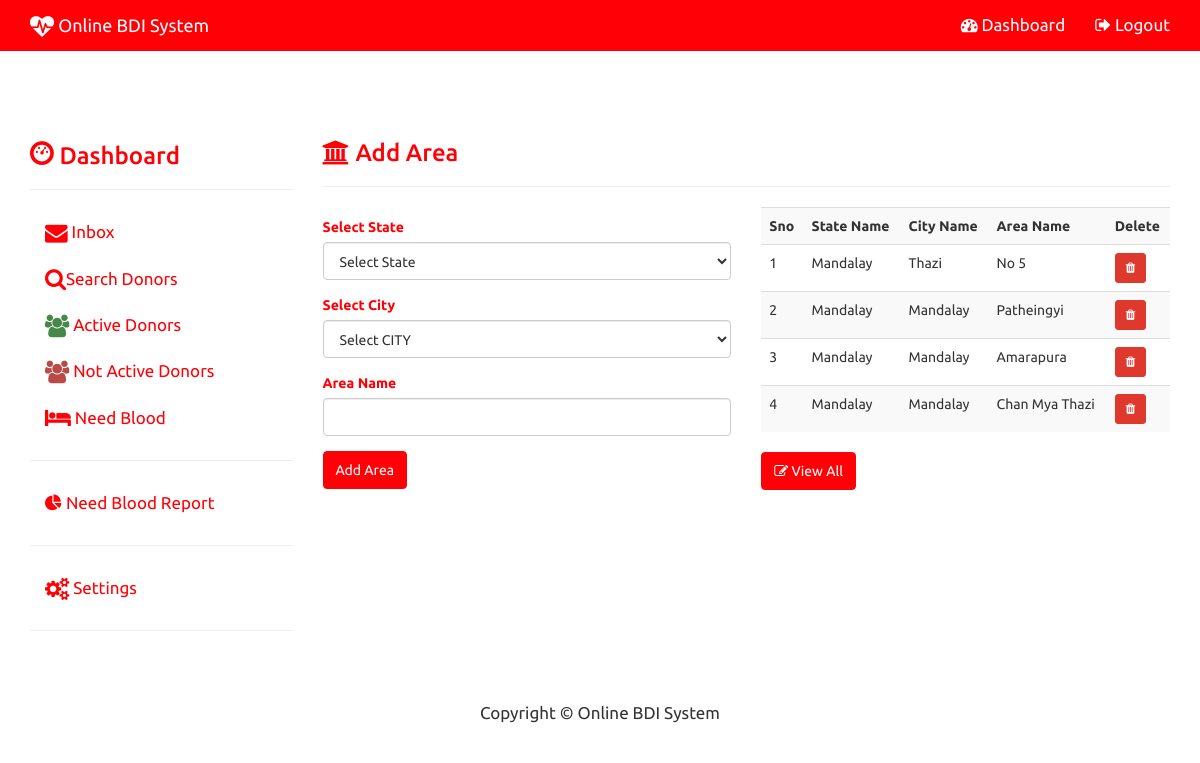
Screenshot of /admin_area.php (signed in) with the database file from the repository.
### tables this page shows
CREATE TABLE `area` (
  `AREA_ID` int(11) NOT NULL,
  `CITY_ID` int(11) NOT NULL,
  `STATE_ID` int(11) NOT NULL,
  `AREA_NAME` varchar(150) NOT NULL
);

CREATE TABLE `state` (
  `STATE_ID` int(11) NOT NULL,
  `STATE_NAME` varchar(150) NOT NULL,
  `COUNTRY_ID` int(11) NOT NULL
);

CREATE TABLE `city` (
  `CITY_ID` int(11) NOT NULL,
  `STATE_ID` int(11) NOT NULL,
  `CITY_NAME` varchar(150) NOT NULL
);

### admin_area.php (the view, shortened to what this page needs)
<?php
include("config.php");
?>
<!DOCTYPE html>
<html lang="en">
	<head>
			<?php include("admin_head.php");?>
	</head>
	<body>
<?php include("admin_topnav.php"); ?>
<div class="container"  style='margin-top:70px' >
	<div class="row">
		<div class="col-sm-3">
			<?php include("admin_side_nav.php");?>
		</div>
		<div class="col-sm-9" >
			<h3 class='text-primary'><i class="fa fa-bank"></i> Add Area </h3><hr>
			<div class="row">
				<div class="col-md-6">
					<form role="form" action="admin_area.php" method="post">
					<div class="form-group text-primary">
							<label for="STATE">Select State</label>
							<select name="statename" id="STATE" required class="form-control">
								<option value="">Select State</option>
							</select>
						</div>
						<div class="form-group text-primary">
						  <label for="city">Select City</label>
						  <select name="CITY" id="CITY" required class="form-control">
								<option value="">Select CITY</option>
							</select>
                          </div>
						  <div class="form-group text-primary">
							<label for="area">Area Name</label>
							<input id="area" required type="text" class="form-control" name="areaname">
						</div>
						<div class="form-group">
							<input type="submit" class="btn btn-primary" name='area_submit' value="Add Area">
						</div>
					</form>
				</div>
				<div class="col-md-6">
					<?php
						$sql="
Select state.STATE_NAME, city.CITY_NAME, area.AREA_NAME, area.AREA_ID
From area Inner Join
state On area.STATE_ID = state.STATE_ID Inner Join
city On area.CITY_ID = city.CITY_ID
ORDER BY AREA_ID desc LIMIT 0,5";
						$result=$con->query($sql);
						if($result->num_rows>0)
						{
								echo "<table class='table table-striped' >";
									echo "<tr>
											<th>Sno</th>
											<th>State Name</th>
											<th>City Name</th>
											<th>Area Name</th>
											<th>Delete</th>
										</tr>";
										$i=0;
										while($row=$result->fetch_assoc())
										{
											$i++;
											echo"<tr>";
												echo "<td>$i</td>";
												echo "<td>".$row["STATE_NAME"]."</td>";
												echo "<td>".$row["CITY_NAME"]."</td>";
												echo "<td>".$row["AREA_NAME"]."</td>";
												echo "<td><a href='admin_del_area.php?id=".$row["AREA_ID"]."' class='btn btn-danger btn-sm'><i class='fa fa-trash'></i></a></td>";
											echo"</tr>";
										}
								echo "</table>";
						}
					?>
					<a href='admin_view_area.php' class='btn btn-primary'><i class='fa fa-edit'></i> View All</a>
				</div>
			</div>
		</div>
	</div>
</div>
	 <?php include("admin_footer.php"); ?>
	</body>
</html>

### admin_head.php (shortened to what this page needs)
<link href="css/bootstrap.min.css" rel="stylesheet">
<link href="css/jquery-ui.css" rel="stylesheet">
<link href="css/modern-business.css" rel="stylesheet">
<link href="font-awesome/css/font-awesome.min.css" rel="stylesheet" type="text/css">

### admin_topnav.php (shortened to what this page needs)
<nav class="navbar navbar-default 	 navbar-fixed-top" role="navigation">
    <div class="container">
        <div class="navbar-header">
            <a class="navbar-brand" href="index.php"><i class="fa fa-heartbeat fa-lg"></i> Online BDI System</a>
        </div>
        <div class="collapse navbar-collapse" id="bs-example-navbar-collapse-1">
            <ul class="nav navbar-nav navbar-right">
  <li><a href="admin_inbox.php"><i class="fa fa-dashboard"></i> Dashboard</a></li>
                 <li><a href="admin_logout.php"><i class="fa fa-sign-out"></i> Logout</a></li>
            </ul>
        </div>
    </div>
</nav>

### admin_side_nav.php (shortened to what this page needs)
<?php
$sql="SELECT * FROM messages WHERE STATUS=1";
$result=$con->query($sql);
$n=$result->num_rows;
if($n!=0)
{
	$mes='<span class="badge pull-right">'.$n.' Unread</span>';
}
else
{
	$mes="";
}
?>
<h3 class="text-primary"><i class="glyphicon glyphicon-dashboard"></i> Dashboard</h3>
<hr>
<ul class="nav nav-stacked">
	<li><a href="admin_inbox.php"><i class="fa fa-envelope fa-lg"></i> Inbox <?php echo $mes;?></a></li>
	<li><a href="admin_donor.php"><i class="fa fa-search fa-lg"></i>Search Donors</a></li>
	<li><a href="admin_adonor.php"><i class="fa fa-users fa-lg text-success"></i> Active Donors</a></li>
	<li><a href="admin_ndonor.php"><i class="fa fa-users fa-lg text-danger"></i> Not Active Donors</a></li>
	<li><a href="admin_need_blood.php"><i class="fa fa-bed fa-lg"></i> Need Blood</a></li>
	<hr>
	<li><a href="admin_report.php"><i class="fa fa-pie-chart" aria-hidden="true"></i> Need Blood Report </a></li>
	<hr>
	<li><a href="#add" data-toggle="collapse" ><i class="fa fa-cogs fa-lg"></i> Settings</a></li>
</ul>
<hr>

### admin_footer.php (shortened to what this page needs)
<footer>
  <div class=" container-fluid">
    <div class="row">
      <div class="col-sm-12" >
		<p align="center">Copyright &copy; Online BDI System</p>
      </div>
    </div>
  </div>
</footer>

### css/modern-business.css (style rules this page uses)
html, body { height: 100%; }
body { padding-top: 50px; }
footer { margin: 50px 0; }
p,li { font-size:17px; }
.navbar-default,.panel-heading,.btn-primary { background-color:#ff0006 !important; border-color:#ff0006 !important; }
.text-primary { color:#ff0006 !important; }
.nav-stacked a { color:#ff0006 !important; }

### rows the page displays
area: STATE_ID.STATE_NAME "Mandalay", CITY_ID.CITY_NAME "Thazi", AREA_NAME "No 5"
area: STATE_ID.STATE_NAME "Mandalay", CITY_ID.CITY_NAME "Mandalay", AREA_NAME "Patheingyi"
area: STATE_ID.STATE_NAME "Mandalay", CITY_ID.CITY_NAME "Mandalay", AREA_NAME "Amarapura"
area: STATE_ID.STATE_NAME "Mandalay", CITY_ID.CITY_NAME "Mandalay", AREA_NAME "Chan Mya Thazi"
